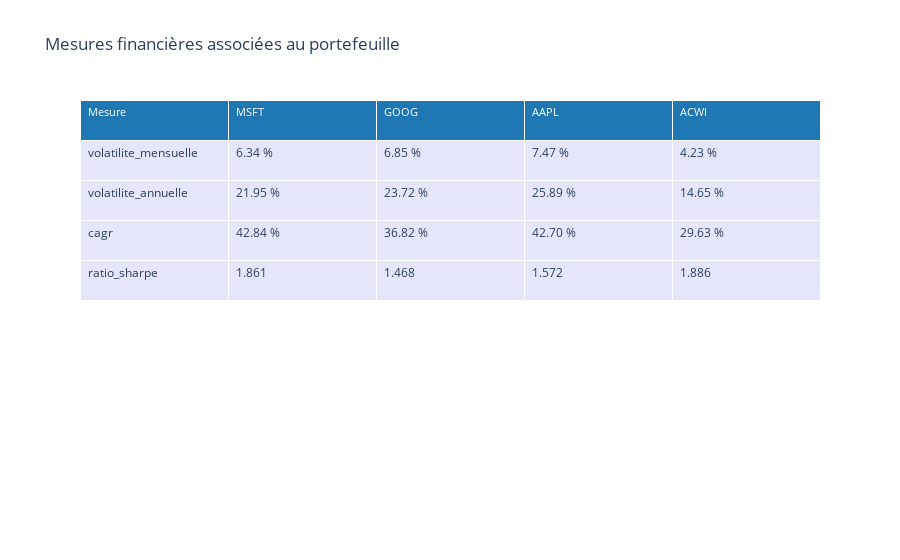

The cell this chart's notebook holds for it:
### Code cell
table_stats=get_table_stats(df_stats) # 3
table_stats

### Figure 1 — Plotly figure (JSON) as saved in the notebook; plotly's stock layout.template omitted (floating-point values rounded to 4 significant figures)
{"data": [{"cells": {"align": "left", "fill": {"color": "lavender"}, "height": 40, "values": [["volatilite_mensuelle", "volatilite_annuelle", "cagr", "ratio_sharpe"], ["6.34 %", "21.95 %", "42.84 %", "1.861"], ["6.85 %", "23.72 %", "36.82 %", "1.468"], ["7.47 %", "25.89 %", "42.70 %", "1.572"], ["4.23 %", "14.65 %", "29.63 %", "1.886"]]}, "header": {"align": "left", "fill": {"color": "rgb(31, 119, 180)"}, "font": {"color": "white", "size": 11}, "height": 40, "values": ["Mesure", "MSFT", "GOOG", "AAPL", "ACWI"]}, "type": "table"}], "layout": {"title": {"text": "Mesures financières associées au portefeuille"}}}
